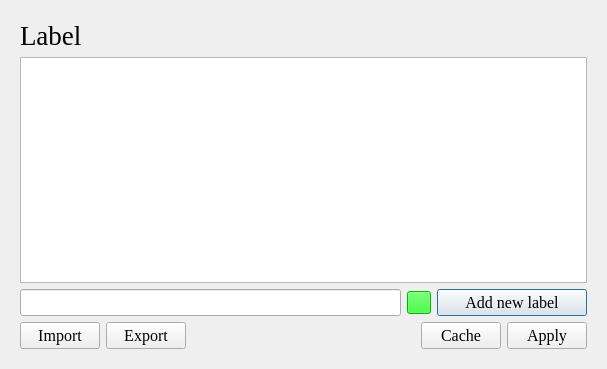
<?xml version="1.0" encoding="UTF-8"?>
<ui version="4.0">
 <class>Dialog</class>
 <widget class="QDialog" name="Dialog">
  <property name="geometry">
   <rect>
    <x>0</x>
    <y>0</y>
    <width>607</width>
    <height>369</height>
   </rect>
  </property>
  <property name="font">
   <font>
    <family>Times New Roman</family>
    <pointsize>12</pointsize>
   </font>
  </property>
  <property name="windowTitle">
   <string>Setting</string>
  </property>
  <layout class="QVBoxLayout" name="verticalLayout_2">
   <item>
    <widget class="QWidget" name="widget" native="true">
     <layout class="QVBoxLayout" name="verticalLayout">
      <item>
       <widget class="QLabel" name="label">
        <property name="font">
         <font>
          <pointsize>20</pointsize>
         </font>
        </property>
        <property name="text">
         <string>Label</string>
        </property>
       </widget>
      </item>
      <item>
       <widget class="QListWidget" name="category_list_widget"/>
      </item>
      <item>
       <layout class="QHBoxLayout" name="horizontalLayout">
        <item>
         <widget class="QLineEdit" name="category_input"/>
        </item>
        <item>
         <widget class="QToolButton" name="color_button">
          <property name="styleSheet">
           <string notr="true">background-color: rgb(0, 255, 0);</string>
          </property>
          <property name="text">
           <string/>
          </property>
         </widget>
        </item>
        <item>
         <widget class="QPushButton" name="add_button">
          <property name="minimumSize">
           <size>
            <width>150</width>
            <height>0</height>
           </size>
          </property>
          <property name="sizeIncrement">
           <size>
            <width>0</width>
            <height>0</height>
           </size>
          </property>
          <property name="text">
           <string>Add new label</string>
          </property>
          <property name="icon">
           <iconset resource="../icons.qrc">
            <normaloff>:/icons/icons/书签_bookmark-one.svg</normaloff>:/icons/icons/书签_bookmark-one.svg</iconset>
          </property>
         </widget>
        </item>
       </layout>
      </item>
      <item>
       <layout class="QHBoxLayout" name="horizontalLayout_2">
        <item>
         <widget class="QPushButton" name="pushButton_import">
          <property name="text">
           <string>Import</string>
          </property>
          <property name="icon">
           <iconset resource="../icons.qrc">
            <normaloff>:/icons/icons/传入3_afferent-three.svg</normaloff>:/icons/icons/传入3_afferent-three.svg</iconset>
          </property>
         </widget>
        </item>
        <item>
         <widget class="QPushButton" name="pushButton_export">
          <property name="text">
           <string>Export</string>
          </property>
          <property name="icon">
           <iconset resource="../icons.qrc">
            <normaloff>:/icons/icons/传出3_efferent-three.svg</normaloff>:/icons/icons/传出3_efferent-three.svg</iconset>
          </property>
         </widget>
        </item>
        <item>
         <spacer name="horizontalSpacer">
          <property name="orientation">
           <enum>Qt::Horizontal</enum>
          </property>
          <property name="sizeHint" stdset="0">
           <size>
            <width>40</width>
            <height>20</height>
           </size>
          </property>
         </spacer>
        </item>
        <item>
         <widget class="QPushButton" name="cache_button">
          <property name="text">
           <string>Cache</string>
          </property>
          <property name="icon">
           <iconset resource="../icons.qrc">
            <normaloff>:/icons/icons/关闭_close-one.svg</normaloff>:/icons/icons/关闭_close-one.svg</iconset>
          </property>
         </widget>
        </item>
        <item>
         <widget class="QPushButton" name="apply_button">
          <property name="text">
           <string>Apply</string>
          </property>
          <property name="icon">
           <iconset resource="../icons.qrc">
            <normaloff>:/icons/icons/校验_check-one.svg</normaloff>:/icons/icons/校验_check-one.svg</iconset>
          </property>
         </widget>
        </item>
       </layout>
      </item>
     </layout>
    </widget>
   </item>
  </layout>
 </widget>
 <resources>
  <include location="../icons.qrc"/>
 </resources>
 <connections/>
</ui>
